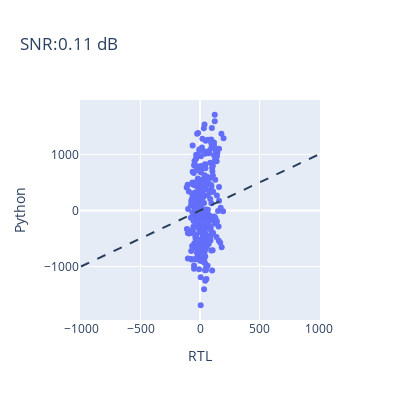

The cell this chart's notebook holds for it:
### Code cell
w,x,wxb = generate_qracc_inputs(
    wDimX = 32, #nColumns
    wDimY = 128, #nRows
    xBatches = 10,
    xTrits = 7,
    outBits = 4,
    seed = 0,
    weight_mode = 'binary',
    col_symmetric=False,
    clip_output = False
)

rtl = np.loadtxt('../tb/seq_acc/inputs/mac_out_ams_binary.txt')
ref = wxb.T[::-1].T

snr = np.var(ref) / np.var(ref - rtl)
snr = 10 * np.log10(snr)

fig = px.scatter(x=rtl.flatten(), y=ref.flatten(), title=f'SNR:{snr:.2f} dB', labels={'x':'RTL', 'y':'Python'},
    width=400,height=400
)
# Add diagonal line
limit = 1000
fig.add_shape(
    type="line", line=dict(dash="dash"),
    x0=-limit, y0=-limit, x1=limit, y1=limit
)

### Figure 1 — Plotly figure (JSON) as saved in the notebook; plotly's stock layout.template omitted (floating-point values rounded to 4 significant figures; data arrays with more than 128 entries replaced by an {"elided": "..."} marker saying what was removed)
{"data": [{"hovertemplate": "RTL=%{x}<br>Python=%{y}<extra></extra>", "legendgroup": "", "marker": {"color": "#636efa", "symbol": "circle"}, "mode": "markers", "name": "", "orientation": "v", "showlegend": false, "type": "scatter", "x": {"elided": "320 int values"}, "xaxis": "x", "y": {"elided": "320 int values"}, "yaxis": "y"}], "layout": {"height": 400, "legend": {"tracegroupgap": 0}, "shapes": [{"line": {"dash": "dash"}, "type": "line", "x0": -1000, "x1": 1000, "y0": -1000, "y1": 1000}], "title": {"text": "SNR:0.11 dB"}, "width": 400, "xaxis": {"anchor": "y", "domain": [0, 1], "title": {"text": "RTL"}}, "yaxis": {"anchor": "x", "domain": [0, 1], "title": {"text": "Python"}}}}
